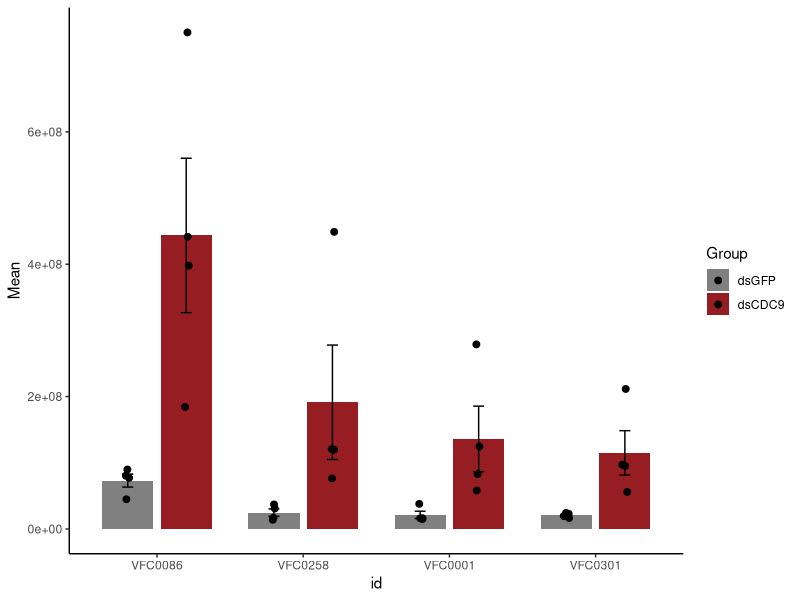

The R source for this figure:
library(tidyr)
library(dplyr)
library(ggplot2)

table <- read.table('VFCID.tab', head=TRUE)

sample_names <- names(table)[2:9]

table <-subset(table, table$id == "VFC0001" | table$id == "VFC0086"|table$id == "VFC0301"|table$id == "VFC0258") 

table_long <- table %>%
pivot_longer(
    cols = all_of(sample_names),
    names_to = "Sample",
    values_to = "Value"
  ) %>%
  mutate(
    id = factor(id , levels = unique(table$id )),
    Group = factor(
      if_else(Sample %in% sample_names[1:4], "dsGFP", "dsCDC9"),
      levels = c("dsGFP", "dsCDC9")
    )
  )

table_long$id  <- factor(table_long$id , levels=c("VFC0086","VFC0258","VFC0001","VFC0301"))

stats <- table_long %>%
  group_by(id, Group) %>%
  summarise(
    n = sum(!is.na(Value)),
    Mean = mean(Value, na.rm = TRUE),
    SEM = sd(Value, na.rm = TRUE) / sqrt(n),
    .groups = "drop"
  )

pdf('VFCID_sem.pdf')
ggplot() +
  geom_col(
    data = stats,
    aes(x = id, y = Mean, fill = Group),
    position = position_dodge(width = 0.8),
    width = 0.7
  ) +
  
  geom_errorbar(
    data = stats,
    aes(
      x = id,
      ymin = Mean- SEM,
      ymax = Mean+ SEM,
      group = Group
    ),
    position = position_dodge(width = 0.8),
    width = 0.15
  ) +
  
  geom_point(
    data = table_long,
    aes(
      x = id,
      y = Value,
      fill = Group
    ),
	position = position_jitterdodge(
      jitter.width = 0.08,
      dodge.width = 0.8
    ),
    size = 2
  ) +
  scale_fill_manual(values = c('#808080','#961E23'))+
  theme_classic()
dev.off()
